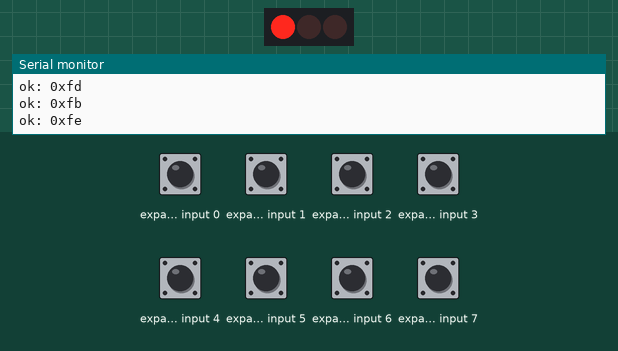
The program below on a simulated ATmega328P, built with avr-gcc and emulated at 16 MHz. On the bench: 3 port-expander outputs drawn as a row of LEDs (first output left, lit = HIGH), the last lines printed to the serial monitor. Wiring (inferred from the names in the program): PCF8574 port expander at I2C address 0x20. Wiring (inferred from the signals the program sends): row of LEDs: on Q0, Q1, Q2. The test bench sets the inputs (shaded band); at power-on: expander input 0–7 HIGH.

Above: at 0.7 s.
1.3 s: expander input 0 pulled LOW for 0.25 s
At 1.5 s:
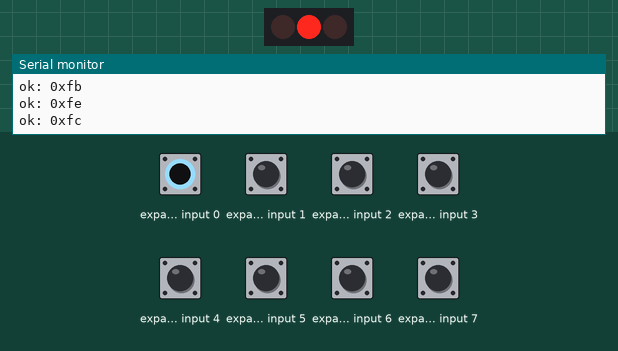
3.0 s: expander input 1 pulled LOW for 1 s
At 3.51 s:
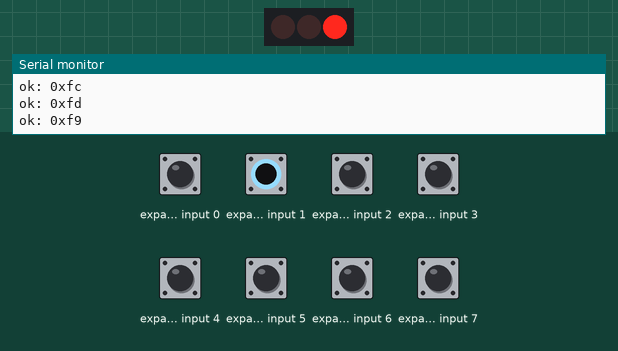
5.5 s: expander input 2 pulled LOW for 1 s
8.0 s: expander input 4 pulled LOW for 0.25 s
9.7 s: expander input 5 pulled LOW for 0.25 s
11.4 s: expander input 6 pulled LOW for 0.25 s
Timing chart, 0 to 14.1 s (numbered marks = the images above; inputs shaded):
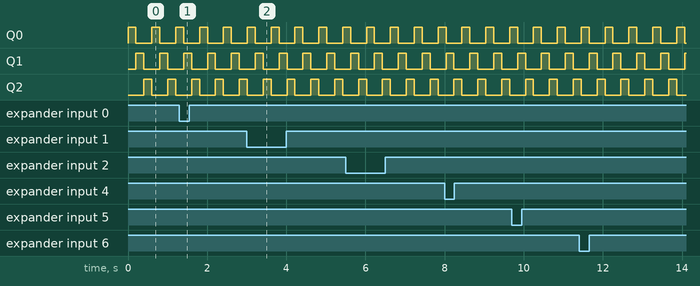

The program:

main.c
```c
// Date: 2019-11-26
// MCU Board: Arduino Nano v3 (ATmega328P) + PCF8574(A)
// IoT Engineering Education @ KMUTNB
// I2C pins:  PC4 = SDA/A4, PC5 = SCL/A5

#define F_CPU 16000000UL   // 16MHz Crystal Frequency

#include <avr/io.h>        // for accessing the SFRs
#include <util/delay.h>
#include <stdio.h>         // for sprintf()

#define I2C_ADDR  0x20     // define the 7-bit I2C address for PCF8574(A)

//------------------------------------------------------

#define BAUD         115200UL
#define UBRR_VALUE   ((F_CPU/8/BAUD) - 1)

void init_uart() {
  UBRR0H = (uint8_t) (UBRR_VALUE >> 8);
  UBRR0L = (uint8_t) (UBRR_VALUE);
  UCSR0A = (1 << U2X0); // Asynchronous double speed
  // Async., no parity, 1-stop bit, 8-bit data
  UCSR0C = (1<<UCSZ01)|(1<<UCSZ00);
  UCSR0B = (1<<TXEN0) |(1<<RXEN0); // Enable Tx & Rx
}

void send_char( uint8_t ch ) {
  while ( !(UCSR0A & (1<<UDRE0)) ){ }
  UDR0 = ch;
}

void send_string( const char *str ) {
  const char *p = str;
  while ( *p ) {
    send_char( (uint8_t) *p++ );
  }
}

//------------------------------------------------------

#define I2C_FREQ     (400000UL)
#define TWI_BRG      (((F_CPU/I2C_FREQ)-16)/2)

// global variable
static uint8_t twi_status = 0x00;

void init_twi() {
  TWCR &= ~(1<<TWEN); // Disable TWI
  TWSR = 0;
  TWBR = (uint8_t)TWI_BRG; // Set bitrate generator
  TWCR = (1<<TWEN);   // Enable TWI
}

uint8_t i2c_start() {
  // send START condition
  TWCR = (1<<TWINT)|(1<<TWEN)|(1<<TWSTA);
  while ( !(TWCR & (1<<TWINT)) ) {} // wait for START
  twi_status = (TWSR & 0xf8);
  // TW_START or TW_RESTART
  return (twi_status==0x08 || twi_status==0x10);
}

void i2c_stop() {
  TWCR = (1<<TWINT)|(1<<TWEN)|(1<<TWSTO);
  while( !(TWCR & (1<<TWSTO)) ) {} // wait for STOP
}

uint8_t i2c_write_addr( uint8_t addr, uint8_t read_not_write ) {
  TWDR = (addr << 1) | (read_not_write & 1); // send address + R/W
  TWCR = (1<<TWEN)|(1<<TWINT);
  while ( !(TWCR & (1<<TWINT)) ) {} // wait for address transmission
  twi_status = (TWSR & 0xf8);
  // TW_MT_SLA_ACK or TW_MR_SLA_ACK
  return ( twi_status==0x18 || twi_status==0x40 );
}

uint8_t i2c_write_byte( uint8_t wdata ) {
  TWDR = wdata; // send a byte
  TWCR = (1<<TWEN)|(1<<TWINT);
  // wait until the byte is sent
  while ( !(TWCR & (1<<TWINT)) ) {} // wait for data transmission
  twi_status = (TWSR & 0xf8);
  return ( twi_status==0x28 ); // TW_MT_DATA_ACK
}

uint8_t i2c_read_byte( uint8_t *rdata, uint8_t ack ) {
  if (ack) { // read a byte with ACK
     TWCR = (1<<TWINT)|(1<<TWEN)|(1<<TWEA);
  } else {   // read a byte without ACK (No ACK)
     TWCR = (1<<TWINT)|(1<<TWEN);
  }
  while ( !(TWCR & (1<<TWINT)) ) {} // wait for data reception
  *rdata = TWDR;
  twi_status = (TWSR & 0xf8);
  // TW_MR_DATA_ACK or TW_MR_DATA_NACK
  return ( twi_status==0x50 || twi_status==0x58 );
}

//----------------------------------------------------

int scan( uint8_t addr ) {
  if ( i2c_start() && i2c_write_addr( addr, 0 ) ) {
     i2c_stop();
     return 0; // ACK received from slave (found)
  }
  i2c_stop();
  return -1;
}

void scan_slaves( uint8_t start_addr, uint8_t end_addr ) {
   uint8_t addr, cnt=0;
   char sbuf[32];
   for ( addr=start_addr; addr <= end_addr; addr++ ) {
     if ( scan(addr)==0 ) {
       cnt++;
       sprintf( sbuf, "Found: 0x%02x\r\n", addr );
       send_string( sbuf );
     }
     _delay_ms(5);
   }
   if (cnt==0) {
     send_string( "No I2C device found.." );
   }
}

//------------------------------------------------------

int pcf8574_test( uint8_t addr, uint8_t wdata, uint8_t *rdata ) {
  uint8_t err = 0;
  if ( !err && !i2c_start() )               { err++; }
  if ( !err && !i2c_write_addr( addr, 0 ) ) { err++; }
  if ( !err && !i2c_write_byte( wdata ) )   { err++; }
  if ( !err && !i2c_start() )               { err++; }
  if ( !err && !i2c_write_addr( addr, 1 ) ) { err++; }
  if ( !err && !i2c_read_byte( rdata, 0) )  { err++; }
  i2c_stop();
  return (err==0);
}

int main(void) {
  char sbuf[32];
  uint8_t wdata = 0x01, rdata;

  init_uart();
  init_twi();

  while (1) {
    if ( pcf8574_test( I2C_ADDR, ~wdata, &rdata ) ) {
      sprintf( sbuf, "ok: 0x%02x\r\n", rdata );
      wdata = ((wdata << 1) | (wdata >> 2)) & 0b111;
    } else {
      sprintf( sbuf, "PCF8574 I/O error\r\n" );
    }
    send_string( sbuf );
    _delay_ms(200);
  }
}
////////////////////////////////////////////////////////////////////////////
```
